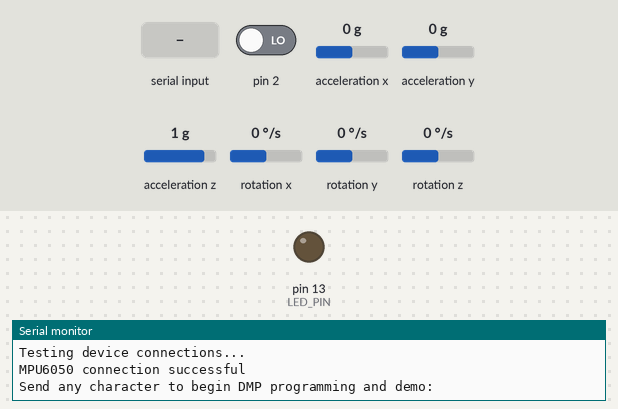
Recording of a sketch running on a simulated Arduino Uno, built with avr-gcc and run on an emulated ATmega328P. Shown: output pins drawn as LEDs (lit = HIGH), the last lines printed to the serial monitor. The inputs (shaded band) are chosen by the test bench; at power-on: acceleration y 0 g, rotation z 0 °/s, acceleration x 0 g, acceleration z 1 g, pin 2 LOW, rotation x 0 °/s, rotation y 0 °/s. The sensor or clock chip raises its interrupt line as the real part does.

Above: at 0.9 s.
1.0 s: "1\n" received over Serial
3.1 s: acceleration y set to -1.4 g
At 3.75 s:
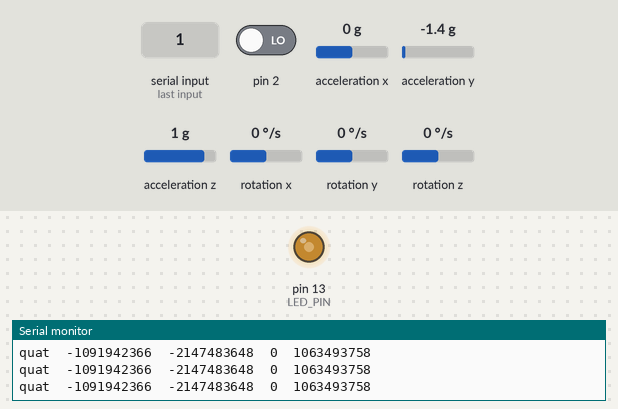
6.1 s: acceleration y set to 0 g
7.6 s: rotation z set to -100 °/s
10.6 s: acceleration x set to -1.4 g
13.6 s: acceleration z set to -1.4 g
Timing chart, 0 to 17.6 s (numbered marks = the images above; inputs shaded):
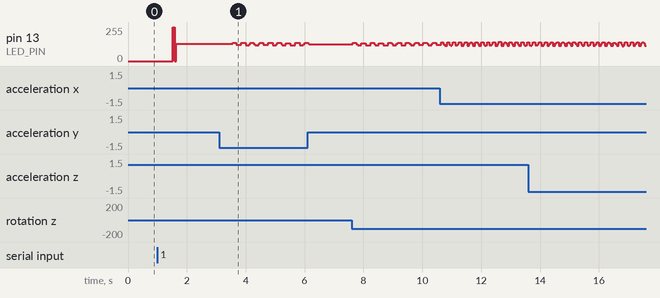

The sketch:

BuildViewArduino.ino
```cpp
// Arduino Wire library is required if I2Cdev I2CDEV_ARDUINO_WIRE implementation
// is used in I2Cdev.h
#include "Wire.h"

// I2Cdev and MPU6050 must be installed as libraries, or else the .cpp/.h files
// for both classes must be in the include path of your project
#include "I2Cdev.h"
#include "TimerOne.h"
#include "MPU6050_6Axis_MotionApps20.h"
//#include <MPU6050.h> // not necessary if using MotionApps include file

// class default I2C address is 0x68
// specific I2C addresses may be passed as a parameter here
// AD0 low = 0x68 (default for SparkFun breakout and InvenSense evaluation board)
// AD0 high = 0x69
MPU6050 mpu;

/* =========================================================================
   NOTE: In addition to connection 3.3v, GND, SDA, and SCL, this sketch
   depends on the MPU-6050's INT pin being connected to the Arduino's
   external interrupt #0 pin. On the Arduino Uno and Mega 2560, this is
   digital I/O pin 2.
 * ========================================================================= */

#define LED_PIN 13 // (Arduino is 13, Teensy is 11, Teensy++ is 6)
bool blinkState = false;

// MPU control/status vars
bool dmpReady = false;  // set true if DMP init was successful
uint8_t mpuIntStatus;   // holds actual interrupt status byte from MPU
uint8_t devStatus;      // return status after each device operation (0 = success, !0 = error)
uint16_t packetSize;    // expected DMP packet size (default is 42 bytes)
uint16_t fifoCount;     // count of all bytes currently in FIFO
uint8_t fifoBuffer[64]; // FIFO storage buffer

// orientation/motion vars
Quaternion q;           // [w, x, y, z]         quaternion container
VectorInt16 aa;         // [x, y, z]            accel sensor measurements
VectorInt16 aaReal;     // [x, y, z]            gravity-free accel sensor measurements
VectorInt16 aaWorld;    // [x, y, z]            world-frame accel sensor measurements
VectorFloat gravity;    // [x, y, z]            gravity vector
float euler[3];         // [psi, theta, phi]    Euler angle container
float ypr[3];           // [yaw, pitch, roll]   yaw/pitch/roll container and gravity vector
long lastTime;
int countStartup;

// packet structure for InvenSense teapot demo
uint8_t teapotPacket[14] = { '$', 0x02, 0,0, 0,0, 0,0, 0,0, 0x00, 0x00, '\r', '\n' };


// ================================================================
// ===               INTERRUPT DETECTION ROUTINE                ===
// ================================================================

volatile bool mpuInterrupt = false;     // indicates whether MPU interrupt pin has gone high
void dmpDataReady() {
    mpuInterrupt = true;
}


// ================================================================
// ===                      INITIAL SETUP                       ===
// ================================================================

void setup() {
    // join I2C bus (I2Cdev library doesn't do this automatically)
    Wire.begin();

    // initialize serial communication
    // (115200 chosen because it is required for Teapot Demo output, but it's
    // really up to you depending on your project)
    Serial.begin(115200);
    while (!Serial); // wait for Leonardo enumeration, others continue immediately

    // NOTE: 8MHz or slower host processors, like the Teensy @ 3.3v or Ardunio
    // Pro Mini running at 3.3v, cannot handle this baud rate reliably due to
    // the baud timing being too misaligned with processor ticks. You must use
    // 38400 or slower in these cases, or use some kind of external separate
    // crystal solution for the UART timer.

    // initialize device
    Serial.println(F("Initializing I2C devices..."));
    mpu.initialize();

    Timer1.initialize();
    lastTime = Timer1.read();
    countStartup = 200;
    // verify connection
    Serial.println(F("Testing device connections..."));
    Serial.println(mpu.testConnection() ? F("MPU6050 connection successful") : F("MPU6050 connection failed"));

    // wait for ready
    Serial.println(F("\nSend any character to begin DMP programming and demo: "));
    while (Serial.available() && Serial.read()); // empty buffer
    while (!Serial.available());                 // wait for data
    while (Serial.available() && Serial.read()); // empty buffer again

    // load and configure the DMP
    Serial.println(F("Initializing DMP..."));
    devStatus = mpu.dmpInitialize();
    mpu.setFullScaleAccelRange(0);

    // make sure it worked (returns 0 if so)
    if (devStatus == 0) {
        // turn on the DMP, now that it's ready
        Serial.println(F("Enabling DMP..."));
        mpu.setDMPEnabled(true);

        // enable Arduino interrupt detection
        Serial.println(F("Enabling interrupt detection (Arduino external interrupt 0)..."));
        attachInterrupt(0, dmpDataReady, RISING);
        mpuIntStatus = mpu.getIntStatus();

        // set our DMP Ready flag so the main loop() function knows it's okay to use it
        Serial.println(F("DMP ready! Waiting for first interrupt..."));
        dmpReady = true;

        // get expected DMP packet size for later comparison
        packetSize = mpu.dmpGetFIFOPacketSize();
    } else {
        // ERROR!
        // 1 = initial memory load failed
        // 2 = DMP configuration updates failed
        // (if it's going to break, usually the code will be 1)
        Serial.print(F("DMP Initialization failed (code "));
        Serial.print(devStatus);
        Serial.println(F(")"));
    }

    // configure LED for output
    pinMode(LED_PIN, OUTPUT);
}


// ================================================================
// ===                    MAIN PROGRAM LOOP                     ===
// ================================================================

void loop() {
    // if programming failed, don't try to do anything
    if (!dmpReady) return;

    // wait for MPU interrupt or extra packet(s) available
    while (!mpuInterrupt && fifoCount < packetSize) {
        // other program behavior stuff here
        // .
        // .
        // .
        // if you are really paranoid you can frequently test in between other
        // stuff to see if mpuInterrupt is true, and if so, "break;" from the
        // while() loop to immediately process the MPU data
        // .
        // .
        // .
    }

    // reset interrupt flag and get INT_STATUS byte
    mpuInterrupt = false;
    mpuIntStatus = mpu.getIntStatus();

    // get current FIFO count
    fifoCount = mpu.getFIFOCount();

    // check for overflow (this should never happen unless our code is too inefficient)
    if ((mpuIntStatus & 0x10) || fifoCount == 1024) {
        // reset so we can continue cleanly
        mpu.resetFIFO();
        Serial.println(F("FIFO overflow!"));

    // otherwise, check for DMP data ready interrupt (this should happen frequently)
    } else if (mpuIntStatus & 0x02) {
        // wait for correct available data length, should be a VERY short wait
        while (fifoCount < packetSize) fifoCount = mpu.getFIFOCount();

        // read a packet from FIFO
        mpu.getFIFOBytes(fifoBuffer, packetSize);

        // track FIFO count here in case there is > 1 packet available
        // (this lets us immediately read more without waiting for an interrupt)
        fifoCount -= packetSize;

        long currentTime = Timer1.read();
        long dTime = currentTime - lastTime;
        if (dTime < 0)
        {
          dTime = 1000000 + dTime;
        }

        // display real acceleration, adjusted to remove gravity
        mpu.dmpGetQuaternion(&q, fifoBuffer);
        mpu.dmpGetAccel(&aa, fifoBuffer);
        //mpu.dmpGetGravity(&gravity, &q);
        //mpu.dmpGetLinearAccel(&aaReal, &aa, &gravity);
        //mpu.dmpGetLinearAccelInWorld(&aaWorld, &aaReal, &q);
        if (countStartup == 0)
        {
          /*Serial.print("accel\t");
          Serial.print(aa.x);//Raw acc
          Serial.print("\t");
          Serial.print(aa.y);
          Serial.print("\t");
          Serial.print(aa.z);
          Serial.print("\t");

          Serial.println(dTime);*/

          Serial.print("quat\t");
          long *temp = (long*) &(q.x);
          Serial.print(*temp);//Quaternion
          Serial.print("\t");
          temp = (long*) &(q.y);
          Serial.print(*temp);
          Serial.print("\t");
          temp = (long*) &(q.z);
          Serial.print(*temp);
          Serial.print("\t");
          temp = (long*) &(q.w);
          Serial.println(*temp);
        }
        else
        {
          countStartup--;
        }
        lastTime = currentTime;

        // blink LED to indicate activity
        blinkState = !blinkState;
        digitalWrite(LED_PIN, blinkState);
    }
}
```

Measured:
- after the input at 3.1 s, pin 13 (LED_PIN): 128/255 → 137/255 after 0.46 s, → 122/255 0.12 s later, → 136/255 0.16 s later, → 118/255 0.16 s later, … (23 changes in this stretch)
